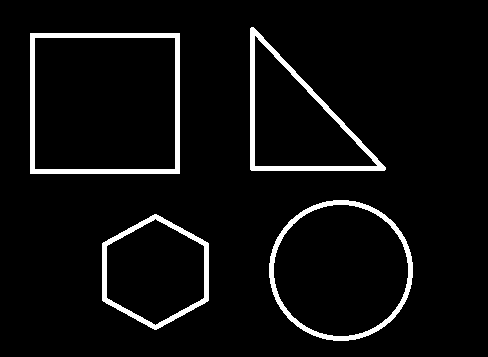
//> input picture project_code/images/contours.png, 488 x 357 px
$ ./VC_FANFUHAN_OPENCV051   (built with g++ and OpenCV 4)
//> lines starting //> are read from the running program, lines starting //| are printed output that depends on the picture; after the words box and inside, x2 and y2 are one past the last pixel; in counts of white or black regions, pixels touching at a corner belong together
### project_code/VC_FANFUHAN_OPENCV/VC_FANFUHAN_OPENCV003/stdafx.h
// stdafx.h : 可在此標頭檔中包含標準的系統 Include 檔，
// 或是經常使用卻很少變更的
// 專案專用 Include 檔案
//

#pragma once

#include "targetver.h"

#include <stdio.h>
#include <tchar.h>


// TODO:  在此參考您的程式所需要的其他標頭

### project_code/VC_FANFUHAN_OPENCV/VC_FANFUHAN_OPENCV051/stdafx.h
// stdafx.h : 可在此標頭檔中包含標準的系統 Include 檔，
// 或是經常使用卻很少變更的
// 專案專用 Include 檔案
//

#pragma once

#include "targetver.h"

#include <stdio.h>
#include <tchar.h>


// TODO:  在此參考您的程式所需要的其他標頭

### project_code/VC_FANFUHAN_OPENCV/VC_FANFUHAN_OPENCV051/VC_FANFUHAN_OPENCV051.cpp
// VC_FANFUHAN_OPENCV051.cpp : 定義主控台應用程式的進入點。
//
/*
// Debug | x32
通用屬性
| C/C++
|	| 一般
|		| 其他 Include 目錄 -> C:\opencv\build\include
|
| 連結器
| 	|一一般
|		|  其他程式庫目錄 -> C:\opencv\build\x64\vc15\lib
|
| 	|一輸入
|		| 其他相依性 -> opencv_world411d.lib;%(AdditionalDependencies)

// Releas | x64
組態屬性
| C/C++
|	| 一般
|		| 其他 Include 目錄 -> C:\opencv\build\include
|
| 連結器
| 	|一般
|		| 其他程式庫目錄 -> C:\opencv\build\x64\vc15\lib
|
| 	|一輸入
|		| 其他相依性 -> opencv_world411.lib;%(AdditionalDependencies)

*/

#include "stdafx.h"
#include <iostream>
#include <opencv2/opencv.hpp>
#include <opencv2/core/core.hpp>
#include <opencv2/highgui/highgui.hpp>

using namespace std;
using namespace cv;

void blur_demo(Mat &image, Mat &sum);
void edge_demo(Mat &image, Mat &sum);
int getblockSum(Mat &sum, int x1, int y1, int x2, int y2, int i);

void showHistogram(InputArray src, cv::String StrTitle);
void backProjection_demo(Mat &mat, Mat &model);
void blur3x3(Mat &src, Mat *det);

void add_salt_pepper_noise(Mat &image);
void add_gaussian_noise(Mat &image);

void USMImage(Mat src, Mat &usm, float fltPar);

void pyramid_up(Mat &image, vector<Mat> &pyramid_images, int level);
void pyramid_down(vector<Mat> &pyramid_images);

void laplaian_demo(vector<Mat> &pyramid_images, Mat &image);

void connected_component_demo(Mat &image);
void componentwithstats_demo(Mat &image);

// [5 lines left out: function pause, not called in this run]
int main()
{
	Mat src = imread("../../images/contours.png");//Mat src = imread("../../images/test.png");
//> src is the input picture: 357 rows x 488 cols, CV_8UC3; 5.2% white; 4 white regions, box (x1, y1, x2, y2) and area: (30, 33, 180, 174) 2810, (250, 27, 386, 171) 2298, (269, 200, 413, 341) 2156, (102, 214, 209, 330) 1728
	if (src.empty())
	{
		cout << "could not load image.." << endl;
		pause();
		return -1;
	}
	else
	{
		imshow("input_src", src);
		showHistogram(src, "Histogram_input_src");
//> in showHistogram, `calcHist(&bgr_plane[0], 1, 0, Mat(), b_hist, 1, bins, ranges);`: b_hist = 256 values, max 165224 at index 0, min 0 at index 1, mean 645.4
//> in showHistogram, `calcHist(&bgr_plane[1], 1, 0, Mat(), g_hist, 1, bins, ranges);`: g_hist has the same summary as b_hist
//> in showHistogram, `calcHist(&bgr_plane[2], 1, 0, Mat(), r_hist, 1, bins, ranges);`: r_hist has the same summary as b_hist
//> in showHistogram, `normalize(b_hist, b_hist, 0, histImage.rows, NORM_MINMAX, -1);`: b_hist = 256 values, max 400 at index 0, min 0 at index 1, mean 1.56
//> in showHistogram, `normalize(g_hist, g_hist, 0, histImage.rows, NORM_MINMAX, -1);`: g_hist has the same summary as b_hist
//> in showHistogram, `normalize(r_hist, r_hist, 0, histImage.rows, NORM_MINMAX, -1);`: r_hist has the same summary as b_hist
//> after the loop in showHistogram, `for (int i = 1; i < bins[0]; ++i)`:
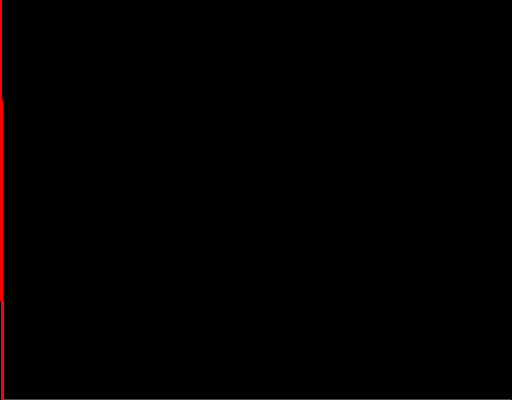
//> histImage: 400 rows x 512 cols, CV_8UC3; mean B, G, R 0, 0, 2
		Mat src01 = src.clone();

		// 去噪声与二值化
		//彩色轉二值化步驟(SOP) 彩色 -> 高斯模糊(去雜訊) -> 轉灰階 -> 二值化
		Mat dst, gray, binary00, binary01;
		GaussianBlur(src, dst, Size(3, 3), 0, 0);
		cvtColor(dst, gray, COLOR_BGR2GRAY);
		threshold(gray, binary00, 0, 255, THRESH_BINARY | THRESH_OTSU);
//> binary00: 357 rows x 488 cols, CV_8UC1; 5.2% white; 4 white regions, box (x1, y1, x2, y2) and area: (30, 33, 180, 174) 2810, (250, 27, 386, 171) 2300, (269, 200, 413, 341) 2156, (102, 214, 209, 330) 1730
		imshow("binary00", binary00);

		//彩色轉二值化步驟(直接使用Canny)
		/*
		void Canny(InputArray image, OutputArray edges, double threshold1, double threshold2, int apertureSize=3, bool L2gradient=false )
		image, edges：輸入和輸出的圖片。
		threshold1, threshold2：用來區分 strong edge 和 weak edge，範圍都是 0 ~ 255，會在實作過程中進一步討論，通常選擇 threshold2 / threshold1 = 1/2 ~ 1/3，例如 (70, 140), (70, 210)
		apertureSize：用來計算梯度的 kernel size，也就是 Sobel 的 ksize
		L2gradient：選擇要用 L1 norm（絕對值平均）還是 L2 norm（平方根）當作梯度的大小。預設是用 L1 norm
		*/
		Canny(src, binary01, 80, 160);
//> binary01: 357 rows x 488 cols, CV_8UC1; 2.1% white in thin lines or dots, all inside (x1, y1, x2, y2) = (29, 26, 413, 341)

		// 膨胀
		/*
		OpenCV提供getStructuringElement()讓我們得到要進行侵蝕或膨脹的模板

		Mat getStructuringElement(int shape, Size ksize, Point anchor=Point(-1,-1))

		shape：模板形狀，有MORPH_RECT、MORPH_ELLIPSE、MORPH_CROSS三種可選。
		ksize：模板尺寸。
		*/
		Mat k = getStructuringElement(MORPH_RECT, Size(3, 3), Point(-1, -1));
		/*
		OpenCV膨脹
		dilate(const Mat &src, Mat &dst, Mat kernel, Point anchor=Point(-1,-1), int iterations=1)

		src：輸入圖，可以多通道，深度可為CV_8U、CV_16U、CV_16S、CV_32F或CV_64F。
		dst：輸出圖，和輸入圖尺寸、型態相同。
		kernel：結構元素，如果kernel=Mat()則為預設的3×3矩形，越大膨脹效果越明顯。
		anchor：原點位置，預設為結構元素的中央。
		iterations：執行次數，預設為1次，執行越多次膨脹效果越明顯。
		*/
		dilate(binary01, binary01, k);
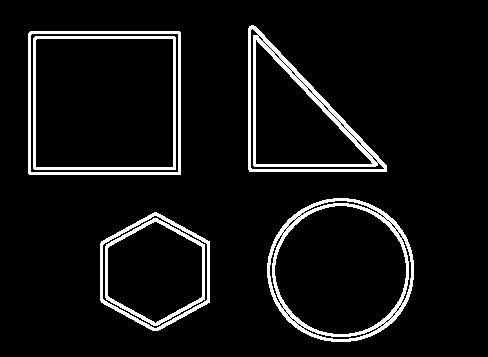
//> binary01: 357 rows x 488 cols, CV_8UC1; 6.9% white; 6 white regions
		imshow("binary01", binary01);

		// 轮廓发现与绘制
		vector<vector<Point>> contours00, contours01;
		vector<Vec4i> hierarchy00, hierarchy01;
		Scalar color = Scalar(255, 0, 0);
		/*
		void findContours(InputOutputArray image,OutputArrayOfArrays contours,OutputArray hierarchy,int mode,int method,Point offset = Point() )
		各個參數詳解如下：
		image表示輸入圖像，必須是二值圖像，二值圖像可以threshold輸出、Canny輸出、inRange輸出、自適應閾值輸出等。
		contours獲取的輪廓，每個輪廓是一系列的點集合
		hierarchy輪廓的層次信息，每個輪廓有四個相關信息，分別是同層下一個、前一個、第一個子節點、父節點
		mode 表示輪廓尋找時候的拓撲結搆返回
		-RETR_EXTERNAL表示只返回最外層輪廓
		-RETR_TREE表示返回輪廓樹結搆
		method表示輪廓點集合取得是基於什么算法，常見的是基於CHAIN_APPROX_SIMPLE鏈式編碼方法
		*/
		findContours(binary00, contours00, hierarchy00, RETR_TREE, CHAIN_APPROX_SIMPLE, Point());
//> contours00 = 8 contours; box (x1, y1, x2, y2) and area: (30, 33, 180, 174) 20860, (34, 37, 176, 170) 18610, (269, 200, 413, 341) 15730, (273, 204, 409, 337) 13964, (250, 27, 386, 171) 10070, (102, 214, 209, 330) 9187, (254, 36, 377, 167) 8172, (106, 219, 205, 325) 7769
		for (int t = 0; t < contours00.size(); ++t) {
			RotatedRect rrt = minAreaRect(contours00[t]);
			Point2f cpt = rrt.center;
			circle(src, cpt, 2, Scalar(0, 255, 0), 2);

			Mat result;
			/*
			OpenCV對每個輪廓進行逼近真實几何形狀的API
			void approxPolyDP(InputArray curve,OutputArray approxCurve,double epsilon,bool closed)
			其中
			Curve表示輪廓曲線
			approxCurve 表示輪廓逼近輸出的頂點數目
			epsilon 輪廓逼近的頂點距離真實輪廓曲線的最大距離，該值越小表示越逼近真實輪廓
			close 表示是否為閉合區域
			*/
			approxPolyDP(contours00[t], result, 4, true);
			if (result.rows == 6) {
				putText(src, "poly", cpt, FONT_HERSHEY_SIMPLEX, .7, color);
			}
			if (result.rows == 3) {
				putText(src, "triangle", cpt, FONT_HERSHEY_SIMPLEX, .7, color);
			}
			if (result.rows == 4) {
				putText(src, "rectangle", cpt, FONT_HERSHEY_SIMPLEX, .7, color);
			}
			if (result.rows > 10) {
				putText(src, "circle", cpt, FONT_HERSHEY_SIMPLEX, .7, color);
			}
		}
//> this loop made 8 passes
//> rrt on passes 1 to 4: centre (155, 271.5), size (115, 106), angle -90, centre (155, 271.5), size (105, 98), angle -90, centre (340.5, 270), size (140, 143), angle -90, centre (340.5, 270), size (132, 135), angle -90
//> (rrt, result) on passes 5 to 8: (centre (104.5, 103), size (140, 149), angle -90, [[30, 33], [30, 173], [179, 173], [179, 33]]), (centre (104.5, 103), size (132, 141), angle -90, [[34, 38], [174, 37], [175, 168], [35, 169]]), (centre (317.5, 98.5), size (143, 135), angle -90, [[251, 27], [250, 169], [384, 170]]), (centre (315, 101), size (130, 122), angle -90, [[255, 36], [375, 166], [254, 165]])
//> pass 1, `putText(src, "poly", cpt, FONT_HERSHEY_SIMPLEX, .7, color);`:
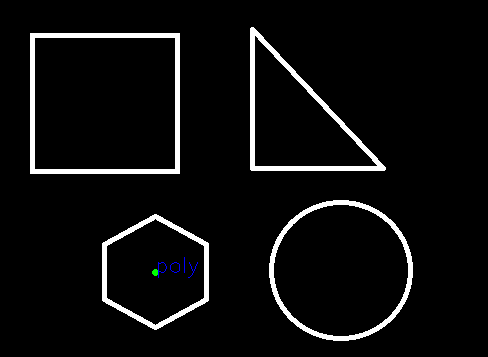
//> src: 357 rows x 488 cols, CV_8UC3; 0.08% of pixels changed, all inside (x1, y1, x2, y2) = (152, 257, 198, 278)
//> pass 3, `putText(src, "circle", cpt, FONT_HERSHEY_SIMPLEX, .7, color);`:
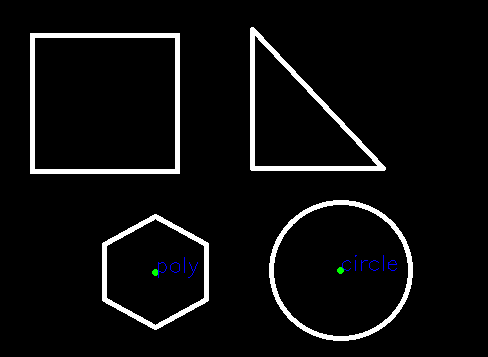
//> src: 357 rows x 488 cols, CV_8UC3; 0.09% of pixels changed, all inside (x1, y1, x2, y2) = (337, 255, 397, 274)
//> after the loop:
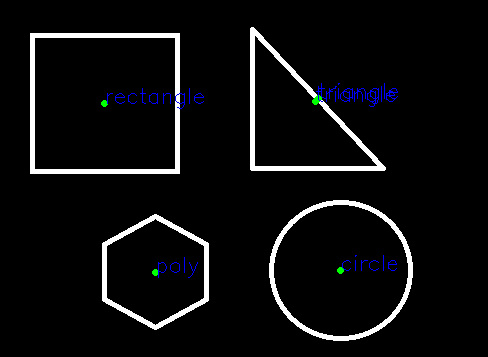
//> src: 357 rows x 488 cols, CV_8UC3; 0.42% of pixels changed, all inside (x1, y1, x2, y2) = (101, 83, 398, 109)
		imshow("contours00", src);

		findContours(binary01, contours01, hierarchy01, RETR_EXTERNAL, CHAIN_APPROX_SIMPLE, Point());
//> contours01 = 4 contours; box (x1, y1, x2, y2) and area: (28, 31, 181, 175) 21733, (267, 198, 414, 342) 16533, (248, 25, 387, 172) 10908, (100, 212, 210, 331) 9808
		for (int t = 0; t < contours01.size(); ++t) {
			RotatedRect rrt = minAreaRect(contours01[t]);
			Point2f cpt = rrt.center;
			circle(src, cpt, 2, Scalar(0, 255, 0), 2);

			Mat result;
			/*
			OpenCV對每個輪廓進行逼近真實几何形狀的API
			void approxPolyDP(InputArray curve,OutputArray approxCurve,double epsilon,bool closed)
			其中
			Curve表示輪廓曲線
			approxCurve 表示輪廓逼近輸出的頂點數目
			epsilon 輪廓逼近的頂點距離真實輪廓曲線的最大距離，該值越小表示越逼近真實輪廓
			close 表示是否為閉合區域
			*/
			approxPolyDP(contours01[t], result, 4, true);
			if (result.rows == 6) {
				putText(src01, "poly", cpt, FONT_HERSHEY_SIMPLEX, .7, color);
			}
			if (result.rows == 3) {
				putText(src01, "triangle", cpt, FONT_HERSHEY_SIMPLEX, .7, color);
			}
			if (result.rows == 4) {
				putText(src01, "rectangle", cpt, FONT_HERSHEY_SIMPLEX, .7, color);
			}
			if (result.rows > 10) {
				putText(src01, "circle", cpt, FONT_HERSHEY_SIMPLEX, .7, color);
			}
		}
//> this loop made 4 passes
//> rrt on passes 1, 2, 4: centre (154.5, 271), size (118, 109), angle -90, centre (340, 269.5), size (143, 146), angle -90, centre (317, 98), size (146, 138), angle -90
//> (rrt, result) on pass 3: (centre (104, 102.5), size (143, 152), angle -90, [[28, 33], [29, 174], [180, 174], [179, 31]])
//> pass 2, `putText(src01, "circle", cpt, FONT_HERSHEY_SIMPLEX, .7, color);`:
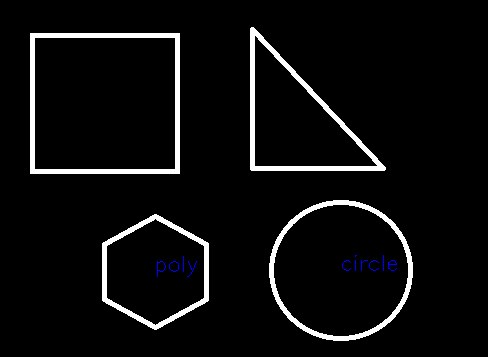
//> src01: 357 rows x 488 cols, CV_8UC3; mean B, G, R 13.5, 13.2, 13.2
//> pass 3, `putText(src01, "rectangle", cpt, FONT_HERSHEY_SIMPLEX, .7, color);`:
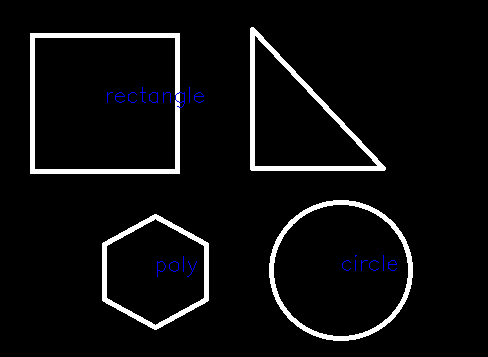
//> src01: 357 rows x 488 cols, CV_8UC3; 0.14% of pixels changed, all inside (x1, y1, x2, y2) = (107, 87, 204, 108)
//> after the loop: src: 357 rows x 488 cols, CV_8UC3; 27 pixels changed, all inside (x1, y1, x2, y2) = (101, 95, 320, 273)
		imshow("contours01", src01);
		waitKey(0);
		return 0;
//> (the program exits here)
